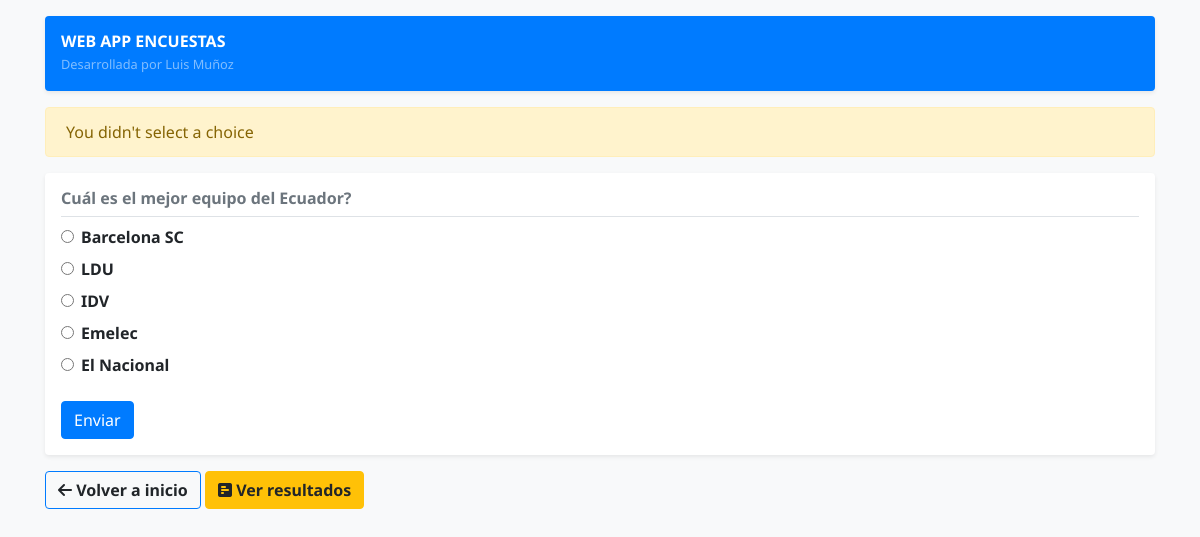
Screenshot of /3/vote/ with the database file from the repository.
### polls/models.py (models this page shows, shortened)
class Question(models.Model):
    question_text = models.CharField(max_length=200)
    pub_date = models.DateTimeField('date published')

class Choice(models.Model):
    question = models.ForeignKey(Question, on_delete=models.CASCADE)
    choice_text = models.CharField(max_length=200)
    votes = models.IntegerField(default=0)

### polls/views.py (the view)
# urls.py: path('<int:question_id>/vote/', views.vote, name='vote')
def vote(request, question_id):
    question = get_object_or_404(Question, pk=question_id)
    try:
        selected_choice = question.choice_set.get(pk=request.POST['choice'])
    except (KeyError, Choice.DoesNotExist):
        error_message = 'You didn\'t select a choice'
        context = {'question': question, 'error_message': error_message}
        return render(request, 'polls/details.html', context)
    else:
        selected_choice.votes += 1
        selected_choice.save()
        return HttpResponseRedirect(reverse('polls:results', args=(question.id, )))

### templates/polls/details.html (shortened to what this page needs)
{% extends 'base.html' %}
{% block content %}
    {% if error_message %}
        <div class="alert alert-warning" role="alert">
            {{ error_message }}
        </div>
    {% endif %}
    <div class="my-3 p-3 bg-white rounded shadow-sm">
        <h6 class="pb-2 mb-0 font-weight-bolder text-secondary border-bottom border-gray mb-2">{{ question.question_text }}</h6>
        <form method="post" action="{% url 'polls:vote' question.id %}">
            {% for choice in question.choice_set.all %}
                <div class="form-check pb-2">
                    <input class="form-check-input" type="radio" name="choice" id="choice{{ forloop.counter }}"
                           value="{{ choice.id }}">
                    <label class="form-check-label font-weight-bold" for="choice{{ forloop.counter }}">
                        {{ choice.choice_text }}
                    </label>
                </div>
            {% endfor %}
            <input class="btn btn-primary mt-3" type="submit" value="Enviar">
        </form>
    </div>
    <div class="text-center text-md-left">
        <a href="{% url 'polls:index' %}" class="btn btn-primary-soft border-primary font-weight-bold">
            <i class="fas fa-arrow-left"></i>
            Volver a inicio
        </a>
        <a class="btn btn-warning font-weight-bold" href="{% url 'polls:results' question.id %}" role="button">
            <i class="fas fa-poll-h"></i>
            Ver resultados
        </a>
    </div>
{% endblock %}

### polls/static/polls/style.css (style rules this page uses)
body { font-family: 'Noto Sans', sans-serif; }

### rows the page displays
Question: question_text "Cuál es el mejor equipo del Ecuador?"
Choice: choice_text "Barcelona SC"
Choice: choice_text "LDU"
Choice: choice_text "IDV"
Choice: choice_text "Emelec"
Choice: choice_text "El Nacional"

### other values shown
{{ error_message }} "You didn't select a choice"
